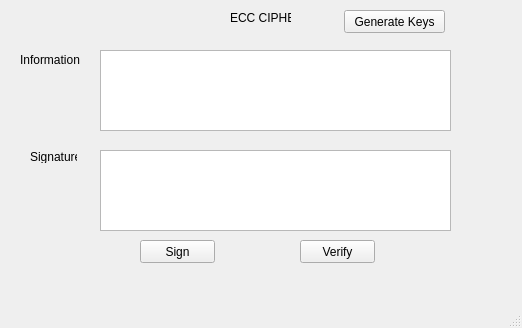
<?xml version="1.0" encoding="UTF-8"?>
<ui version="4.0">
 <class>MainWindow</class>
 <widget class="QMainWindow" name="MainWindow">
  <property name="geometry">
   <rect>
    <x>0</x>
    <y>0</y>
    <width>522</width>
    <height>328</height>
   </rect>
  </property>
  <property name="windowTitle">
   <string>MainWindow</string>
  </property>
  <widget class="QWidget" name="centralwidget">
   <widget class="QLabel" name="label">
    <property name="geometry">
     <rect>
      <x>230</x>
      <y>10</y>
      <width>61</width>
      <height>16</height>
     </rect>
    </property>
    <property name="text">
     <string>ECC CIPHER</string>
    </property>
   </widget>
   <widget class="QLabel" name="label_2">
    <property name="geometry">
     <rect>
      <x>20</x>
      <y>50</y>
      <width>61</width>
      <height>20</height>
     </rect>
    </property>
    <property name="text">
     <string>Information</string>
    </property>
   </widget>
   <widget class="QLabel" name="label_3">
    <property name="geometry">
     <rect>
      <x>30</x>
      <y>150</y>
      <width>47</width>
      <height>13</height>
     </rect>
    </property>
    <property name="text">
     <string>Signature</string>
    </property>
   </widget>
   <widget class="QPushButton" name="btn_gen_keys">
    <property name="geometry">
     <rect>
      <x>344</x>
      <y>10</y>
      <width>101</width>
      <height>23</height>
     </rect>
    </property>
    <property name="text">
     <string>Generate Keys</string>
    </property>
   </widget>
   <widget class="QPushButton" name="btn_sign">
    <property name="geometry">
     <rect>
      <x>140</x>
      <y>240</y>
      <width>75</width>
      <height>23</height>
     </rect>
    </property>
    <property name="text">
     <string>Sign</string>
    </property>
   </widget>
   <widget class="QPushButton" name="btn_verify">
    <property name="geometry">
     <rect>
      <x>300</x>
      <y>240</y>
      <width>75</width>
      <height>23</height>
     </rect>
    </property>
    <property name="text">
     <string>Verify</string>
    </property>
   </widget>
   <widget class="QTextEdit" name="txt_info">
    <property name="geometry">
     <rect>
      <x>100</x>
      <y>50</y>
      <width>351</width>
      <height>81</height>
     </rect>
    </property>
   </widget>
   <widget class="QTextEdit" name="txt_sign">
    <property name="geometry">
     <rect>
      <x>100</x>
      <y>150</y>
      <width>351</width>
      <height>81</height>
     </rect>
    </property>
   </widget>
  </widget>
  <widget class="QMenuBar" name="menubar">
   <property name="geometry">
    <rect>
     <x>0</x>
     <y>0</y>
     <width>522</width>
     <height>21</height>
    </rect>
   </property>
  </widget>
  <widget class="QStatusBar" name="statusbar"/>
 </widget>
 <resources/>
 <connections/>
</ui>
